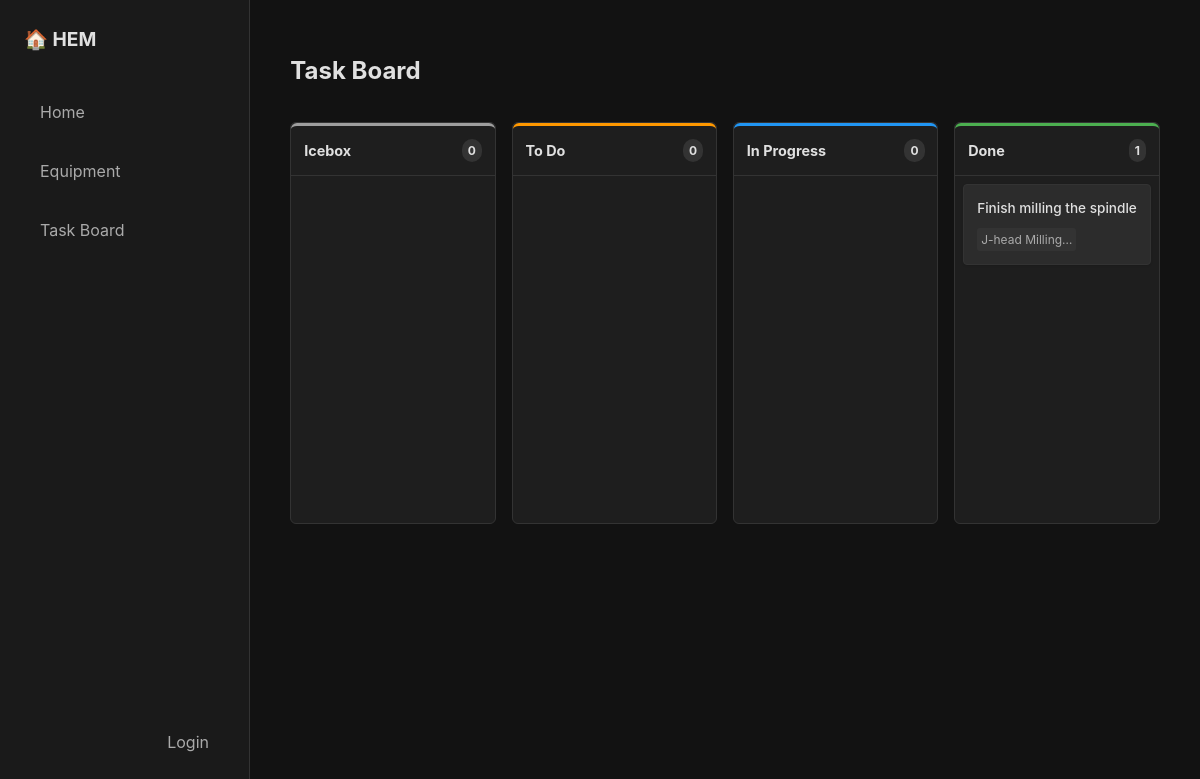
The page /kanban/ on the database as committed earlier.
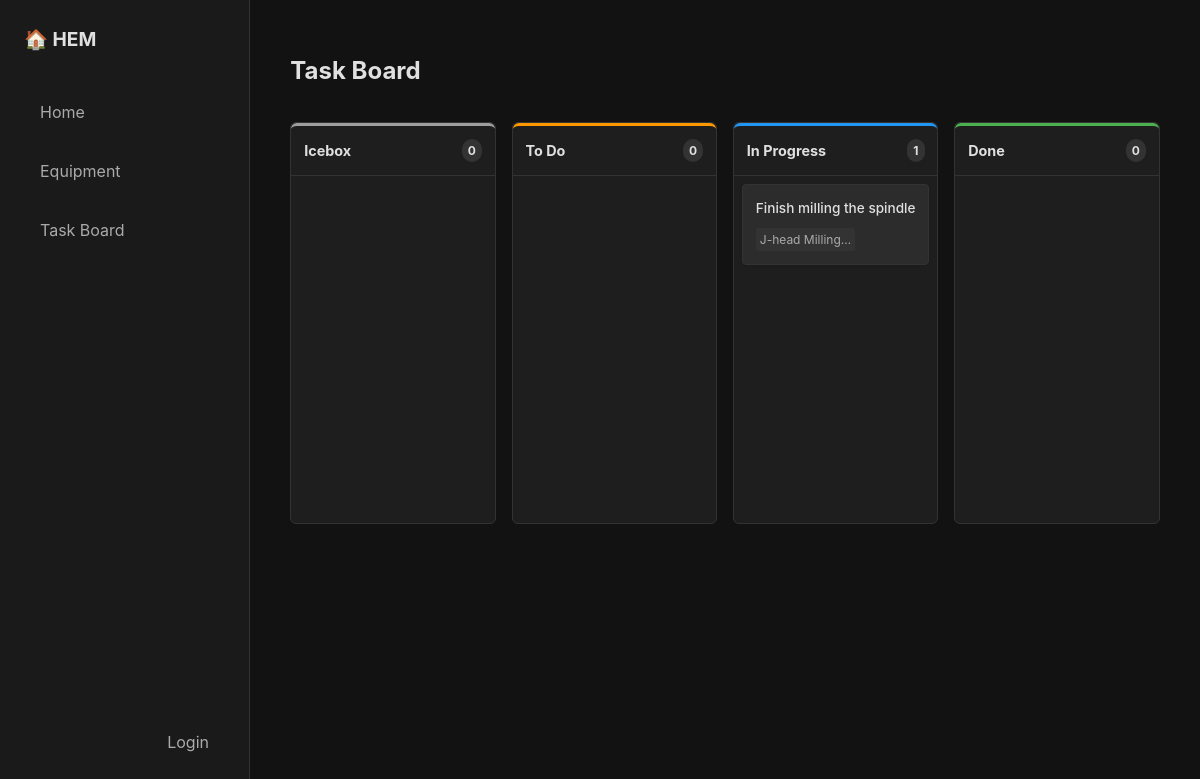
The same page on the database as committed later.
### equipment/models.py (models this page shows, shortened)
class Task(models.Model):
    assignee = models.ForeignKey('auth.User', on_delete=models.SET_NULL, null=True, blank=True, related_name='assigned_tasks', help_text='User assigned to this task')
    STATUS_CHOICES = [
        ('icebox', 'Icebox'),
        ('todo', 'To Do'),
        ('in_progress', 'In Progress'),
        ('done', 'Done'),
    ]
    equipment = models.ForeignKey(Equipment, on_delete=models.CASCADE, related_name='tasks')
    title = models.CharField(max_length=200)
    description = models.TextField(blank=True)
    due_date = models.DateField(blank=True, null=True)
    completed = models.BooleanField(default=False)
    status = models.CharField(max_length=20, choices=STATUS_CHOICES, default='todo')
    created_at = models.DateTimeField(auto_now_add=True)
    updated_at = models.DateTimeField(auto_now=True)
    RECURRENCE_CHOICES = [
        (None, 'Does not repeat'),
        ('daily', 'Daily'),
        ('weekly', 'Weekly'),
        ('monthly', 'Monthly'),
        ('yearly', 'Yearly'),
    ]
    recurrence = models.CharField(max_length=10, choices=RECURRENCE_CHOICES, blank=True, null=True, default=None)
    next_due_date = models.DateField(blank=True, null=True, help_text="Next due date for recurring tasks")

class Equipment(models.Model):
    STATUS_CHOICES = [
        ('active', 'Active'),
        ('maintenance', 'Needs Maintenance'),
        ('broken', 'Broken'),
        ('stored', 'Stored'),
        ('retired', 'Retired'),
    ]
    name = models.CharField(max_length=200)
    description = models.TextField(blank=True)
    status = models.CharField(max_length=20, choices=STATUS_CHOICES, default='active')
    image = models.ImageField(upload_to='equipment/', blank=True, null=True)
    location = models.CharField(max_length=200, blank=True)
    purchase_date = models.DateField(blank=True, null=True)
    created_at = models.DateTimeField(auto_now_add=True)
    updated_at = models.DateTimeField(auto_now=True)

### equipment/views.py (the view)
# urls.py: path('kanban/', views.kanban_board, name='kanban_board'),
def kanban_board(request):
    tasks = Task.objects.all().select_related('equipment').order_by('due_date')
    return render(request, 'equipment/kanban.html', {
        'icebox_tasks': tasks.filter(status='icebox'),
        'todo_tasks': tasks.filter(status='todo'),
        'in_progress_tasks': tasks.filter(status='in_progress'),
        'done_tasks': tasks.filter(status='done'),
        'today': timezone.now().date(),
    })

### templates/equipment/kanban.html (shortened to what this page needs)
{% extends 'base.html' %}
{% block content %}
<div style="margin-bottom: 2rem;">
    <h2>Task Board</h2>
</div>
<div class="kanban-board">
    <div class="kanban-column">
        <div class="column-header status-icebox">
            <h3>Icebox <span id="count-icebox" class="count">{{ icebox_tasks.count }}</span></h3>
        </div>
        <div id="list-icebox" class="task-list">
        </div>
    </div>
    <div class="kanban-column">
        <div class="column-header status-todo">
            <h3>To Do <span id="count-todo" class="count">{{ todo_tasks.count }}</span></h3>
        </div>
        <div id="list-todo" class="task-list">
        </div>
    </div>
    <div class="kanban-column">
        <div class="column-header status-in_progress">
            <h3>In Progress <span id="count-in_progress" class="count">{{ in_progress_tasks.count }}</span></h3>
        </div>
        <div id="list-in_progress" class="task-list">
            {% for task in in_progress_tasks %}
            {% include 'equipment/partials/kanban_card.html' %}
            {% endfor %}
        </div>
    </div>
    <div class="kanban-column">
        <div class="column-header status-done">
            <h3>Done <span id="count-done" class="count">{{ done_tasks.count }}</span></h3>
        </div>
        <div id="list-done" class="task-list">
            {% for task in done_tasks %}
            {% include 'equipment/partials/kanban_card.html' %}
            {% endfor %}
        </div>
    </div>
</div>
{% endblock %}

### templates/equipment/partials/kanban_card.html (shortened to what this page needs)
<div class="kanban-card" data-task-id="{{ task.pk }}">
    <div style="font-weight: 500; margin-bottom: 0.5rem;">
        <a href="{% url 'task_detail' task.pk %}" style="text-decoration: none; color: inherit;">
            {{ task.title }}
        </a>
    </div>
    <div class="card-meta">
        <span class="equipment-tag">{{ task.equipment.name|truncatechars:15 }}</span>
    </div>
</div>

Rows that differ between the two databases and show on the page:
changed Task "Finish milling the spindle": moves from the list under "Done 1" to the list under "In Progress 1"
Other text that changed with them:
{{ in_progress_tasks.count }}: "0" → "1"
{{ done_tasks.count }}: "1" → "0"
